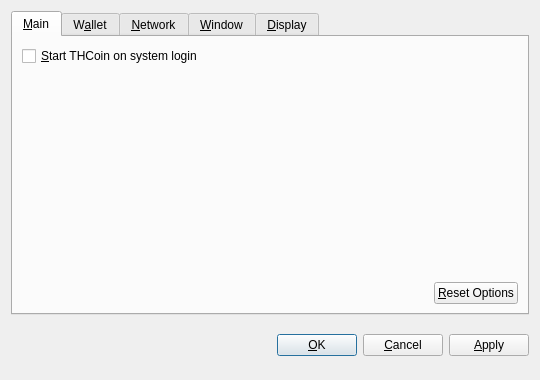
<?xml version="1.0" encoding="UTF-8"?>
<ui version="4.0">
 <class>OptionsDialog</class>
 <widget class="QDialog" name="OptionsDialog">
  <property name="geometry">
   <rect>
    <x>0</x>
    <y>0</y>
    <width>540</width>
    <height>380</height>
   </rect>
  </property>
  <property name="windowTitle">
   <string>Options</string>
  </property>
  <property name="modal">
   <bool>true</bool>
  </property>
  <layout class="QVBoxLayout" name="verticalLayout">
   <item>
    <widget class="QTabWidget" name="tabWidget">
     <property name="tabPosition">
      <enum>QTabWidget::North</enum>
     </property>
     <property name="currentIndex">
      <number>0</number>
     </property>
     <widget class="QWidget" name="tabMain">
      <attribute name="title">
       <string>&amp;Main</string>
      </attribute>
      <layout class="QVBoxLayout" name="verticalLayout_Main">
       <item>
        <widget class="QCheckBox" name="bitcoinAtStartup">
         <property name="toolTip">
          <string>Automatically start THCoin after logging in to the system.</string>
         </property>
         <property name="text">
          <string>&amp;Start THCoin on system login</string>
         </property>
        </widget>
       </item>
       <item>
        <spacer name="verticalSpacer_Main">
         <property name="orientation">
          <enum>Qt::Vertical</enum>
         </property>
         <property name="sizeHint" stdset="0">
          <size>
           <width>20</width>
           <height>40</height>
          </size>
         </property>
        </spacer>
       </item>
       <item>
        <layout class="QHBoxLayout" name="horizontalLayout_2_Main">
         <item>
          <spacer name="horizontalSpacer_2_Main">
           <property name="orientation">
            <enum>Qt::Horizontal</enum>
           </property>
           <property name="sizeHint" stdset="0">
            <size>
             <width>40</width>
             <height>20</height>
            </size>
           </property>
          </spacer>
         </item>
         <item>
          <widget class="QPushButton" name="resetButton">
           <property name="toolTip">
            <string>Reset all client options to default.</string>
           </property>
           <property name="text">
            <string>&amp;Reset Options</string>
           </property>
           <property name="autoDefault">
            <bool>false</bool>
           </property>
          </widget>
         </item>
        </layout>
       </item>
      </layout>
     </widget>
     <widget class="QWidget" name="tabWallet">
      <attribute name="title">
       <string>W&amp;allet</string>
      </attribute>
      <layout class="QVBoxLayout" name="verticalLayout_Network">
       <item>
        <widget class="QLabel" name="transactionFeeInfoLabel">
         <property name="text">
          <string>Optional transaction fee per kB that helps make sure your transactions are processed quickly. Most transactions are 1 kB.</string>
         </property>
         <property name="textFormat">
          <enum>Qt::PlainText</enum>
         </property>
         <property name="wordWrap">
          <bool>true</bool>
         </property>
        </widget>
       </item>
       <item>
        <layout class="QHBoxLayout" name="horizontalLayout_1_Main">
         <item>
          <widget class="QLabel" name="transactionFeeLabel">
           <property name="text">
            <string>Pay transaction &amp;fee</string>
           </property>
           <property name="textFormat">
            <enum>Qt::PlainText</enum>
           </property>
           <property name="buddy">
            <cstring>transactionFee</cstring>
           </property>
          </widget>
         </item>
         <item>
          <widget class="BitcoinAmountField" name="transactionFee"/>
         </item>
         <item>
          <spacer name="horizontalSpacer_1_Main">
           <property name="orientation">
            <enum>Qt::Horizontal</enum>
           </property>
           <property name="sizeHint" stdset="0">
            <size>
             <width>40</width>
             <height>20</height>
            </size>
           </property>
          </spacer>
         </item>
        </layout>
       </item>
       <item>
        <widget class="QLabel" name="label">
         <property name="text">
          <string>If you disable the spending of unconfirmed change, the change from a transaction cannot be used until that transaction has at least one confirmation. This also affects how your balance is computed.</string>
         </property>
         <property name="wordWrap">
          <bool>true</bool>
         </property>
        </widget>
       </item>
       <item>
        <widget class="QCheckBox" name="spendZeroConfChange">
         <property name="text">
          <string>Spend unconfirmed change  (experts only)</string>
         </property>
        </widget>
       </item>
       <item>
        <spacer name="verticalSpacer">
         <property name="orientation">
          <enum>Qt::Vertical</enum>
         </property>
         <property name="sizeHint" stdset="0">
          <size>
           <width>20</width>
           <height>40</height>
          </size>
         </property>
        </spacer>
       </item>
      </layout>
     </widget>
     <widget class="QWidget" name="tabNetwork">
      <attribute name="title">
       <string>&amp;Network</string>
      </attribute>
      <layout class="QVBoxLayout" name="verticalLayout_Network">
       <item>
        <widget class="QCheckBox" name="mapPortUpnp">
         <property name="toolTip">
          <string>Automatically open the THCoin client port on the router. This only works when your router supports UPnP and it is enabled.</string>
         </property>
         <property name="text">
          <string>Map port using &amp;UPnP</string>
         </property>
        </widget>
       </item>
       <item>
        <widget class="QCheckBox" name="connectSocks">
         <property name="toolTip">
          <string>Connect to the THCoin network through a SOCKS proxy (e.g. when connecting through Tor).</string>
         </property>
         <property name="text">
          <string>&amp;Connect through SOCKS proxy:</string>
         </property>
        </widget>
       </item>
       <item>
        <layout class="QHBoxLayout" name="horizontalLayout_Network">
         <item>
          <widget class="QLabel" name="proxyIpLabel">
           <property name="text">
            <string>Proxy &amp;IP:</string>
           </property>
           <property name="textFormat">
            <enum>Qt::PlainText</enum>
           </property>
           <property name="buddy">
            <cstring>proxyIp</cstring>
           </property>
          </widget>
         </item>
         <item>
          <widget class="QValidatedLineEdit" name="proxyIp">
           <property name="maximumSize">
            <size>
             <width>140</width>
             <height>16777215</height>
            </size>
           </property>
           <property name="toolTip">
            <string>IP address of the proxy (e.g. 127.0.0.1)</string>
           </property>
          </widget>
         </item>
         <item>
          <widget class="QLabel" name="proxyPortLabel">
           <property name="text">
            <string>&amp;Port:</string>
           </property>
           <property name="textFormat">
            <enum>Qt::PlainText</enum>
           </property>
           <property name="buddy">
            <cstring>proxyPort</cstring>
           </property>
          </widget>
         </item>
         <item>
          <widget class="QLineEdit" name="proxyPort">
           <property name="maximumSize">
            <size>
             <width>55</width>
             <height>16777215</height>
            </size>
           </property>
           <property name="toolTip">
            <string>Port of the proxy (e.g. 9050)</string>
           </property>
          </widget>
         </item>
         <item>
          <widget class="QLabel" name="socksVersionLabel">
           <property name="text">
            <string>SOCKS &amp;Version:</string>
           </property>
           <property name="textFormat">
            <enum>Qt::PlainText</enum>
           </property>
           <property name="buddy">
            <cstring>socksVersion</cstring>
           </property>
          </widget>
         </item>
         <item>
          <widget class="QValueComboBox" name="socksVersion">
           <property name="toolTip">
            <string>SOCKS version of the proxy (e.g. 5)</string>
           </property>
          </widget>
         </item>
         <item>
          <spacer name="horizontalSpacer_Network">
           <property name="orientation">
            <enum>Qt::Horizontal</enum>
           </property>
           <property name="sizeHint" stdset="0">
            <size>
             <width>40</width>
             <height>20</height>
            </size>
           </property>
          </spacer>
         </item>
        </layout>
       </item>
       <item>
        <spacer name="verticalSpacer_Network">
         <property name="orientation">
          <enum>Qt::Vertical</enum>
         </property>
         <property name="sizeHint" stdset="0">
          <size>
           <width>20</width>
           <height>40</height>
          </size>
         </property>
        </spacer>
       </item>
      </layout>
     </widget>
     <widget class="QWidget" name="tabWindow">
      <attribute name="title">
       <string>&amp;Window</string>
      </attribute>
      <layout class="QVBoxLayout" name="verticalLayout_Window">
       <item>
        <widget class="QCheckBox" name="minimizeToTray">
         <property name="toolTip">
          <string>Show only a tray icon after minimizing the window.</string>
         </property>
         <property name="text">
          <string>&amp;Minimize to the tray instead of the taskbar</string>
         </property>
        </widget>
       </item>
       <item>
        <widget class="QCheckBox" name="minimizeOnClose">
         <property name="toolTip">
          <string>Minimize instead of exit the application when the window is closed. When this option is enabled, the application will be closed only after selecting Quit in the menu.</string>
         </property>
         <property name="text">
          <string>M&amp;inimize on close</string>
         </property>
        </widget>
       </item>
       <item>
        <spacer name="verticalSpacer_Window">
         <property name="orientation">
          <enum>Qt::Vertical</enum>
         </property>
         <property name="sizeHint" stdset="0">
          <size>
           <width>20</width>
           <height>40</height>
          </size>
         </property>
        </spacer>
       </item>
      </layout>
     </widget>
     <widget class="QWidget" name="tabDisplay">
      <attribute name="title">
       <string>&amp;Display</string>
      </attribute>
      <layout class="QVBoxLayout" name="verticalLayout_Display">
       <item>
        <layout class="QHBoxLayout" name="horizontalLayout_1_Display">
         <item>
          <widget class="QLabel" name="langLabel">
           <property name="text">
            <string>User Interface &amp;language:</string>
           </property>
           <property name="textFormat">
            <enum>Qt::PlainText</enum>
           </property>
           <property name="buddy">
            <cstring>lang</cstring>
           </property>
          </widget>
         </item>
         <item>
          <widget class="QValueComboBox" name="lang">
           <property name="toolTip">
            <string>The user interface language can be set here. This setting will take effect after restarting THCoin.</string>
           </property>
          </widget>
         </item>
        </layout>
       </item>
       <item>
        <layout class="QHBoxLayout" name="horizontalLayout_2_Display">
         <item>
          <widget class="QLabel" name="unitLabel">
           <property name="text">
            <string>&amp;Unit to show amounts in:</string>
           </property>
           <property name="textFormat">
            <enum>Qt::PlainText</enum>
           </property>
           <property name="buddy">
            <cstring>unit</cstring>
           </property>
          </widget>
         </item>
         <item>
          <widget class="QValueComboBox" name="unit">
           <property name="toolTip">
            <string>Choose the default subdivision unit to show in the interface and when sending coins.</string>
           </property>
          </widget>
         </item>
        </layout>
       </item>
       <item>
        <widget class="QCheckBox" name="displayAddresses">
         <property name="toolTip">
          <string>Whether to show THCoin addresses in the transaction list or not.</string>
         </property>
         <property name="text">
          <string>&amp;Display addresses in transaction list</string>
         </property>
        </widget>
       </item>
       <item>
        <widget class="QCheckBox" name="coinControlFeatures">
         <property name="toolTip">
          <string>Whether to show coin control features or not.</string>
         </property>
         <property name="text">
          <string>Display coin &amp;control features (experts only!)</string>
         </property>
        </widget>
       </item>
       <item>
        <spacer name="verticalSpacer_Display">
         <property name="orientation">
          <enum>Qt::Vertical</enum>
         </property>
         <property name="sizeHint" stdset="0">
          <size>
           <width>20</width>
           <height>40</height>
          </size>
         </property>
        </spacer>
       </item>
      </layout>
     </widget>
    </widget>
   </item>
   <item>
    <layout class="QHBoxLayout" name="horizontalLayout_Buttons">
     <item>
      <spacer name="horizontalSpacer_1">
       <property name="orientation">
        <enum>Qt::Horizontal</enum>
       </property>
       <property name="sizeHint" stdset="0">
        <size>
         <width>40</width>
         <height>48</height>
        </size>
       </property>
      </spacer>
     </item>
     <item>
      <widget class="QLabel" name="statusLabel">
       <property name="font">
        <font>
         <weight>75</weight>
         <bold>true</bold>
        </font>
       </property>
       <property name="text">
        <string/>
       </property>
       <property name="textFormat">
        <enum>Qt::PlainText</enum>
       </property>
       <property name="wordWrap">
        <bool>true</bool>
       </property>
      </widget>
     </item>
     <item>
      <spacer name="horizontalSpacer_2">
       <property name="orientation">
        <enum>Qt::Horizontal</enum>
       </property>
       <property name="sizeHint" stdset="0">
        <size>
         <width>40</width>
         <height>48</height>
        </size>
       </property>
      </spacer>
     </item>
     <item>
      <widget class="QPushButton" name="okButton">
       <property name="text">
        <string>&amp;OK</string>
       </property>
      </widget>
     </item>
     <item>
      <widget class="QPushButton" name="cancelButton">
       <property name="text">
        <string>&amp;Cancel</string>
       </property>
       <property name="autoDefault">
        <bool>false</bool>
       </property>
      </widget>
     </item>
     <item>
      <widget class="QPushButton" name="applyButton">
       <property name="text">
        <string>&amp;Apply</string>
       </property>
       <property name="autoDefault">
        <bool>false</bool>
       </property>
      </widget>
     </item>
    </layout>
   </item>
  </layout>
 </widget>
 <customwidgets>
  <customwidget>
   <class>BitcoinAmountField</class>
   <extends>QSpinBox</extends>
   <header>bitcoinamountfield.h</header>
  </customwidget>
  <customwidget>
   <class>QValueComboBox</class>
   <extends>QComboBox</extends>
   <header>qvaluecombobox.h</header>
  </customwidget>
  <customwidget>
   <class>QValidatedLineEdit</class>
   <extends>QLineEdit</extends>
   <header>qvalidatedlineedit.h</header>
  </customwidget>
 </customwidgets>
 <resources/>
 <connections/>
</ui>
